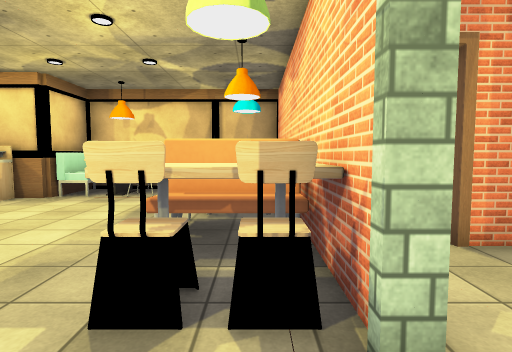
View 1 (above)

24 first-person views from a walk through a 3-D level made in the Unity game engine. The camera is 1.5 m above the floor, tilts 4° down and sees 80° across. Doors are open. The floor is counted in squares, 1 m on a side. Each view is taken from the middle of a square. On the plan, view 1 faces up. The plan holds only what a view shows up to about 15 squares ahead; the rest is blank. The player is left out. Some animated figures are not drawn. Some surface patterns are stand-ins.

View 2
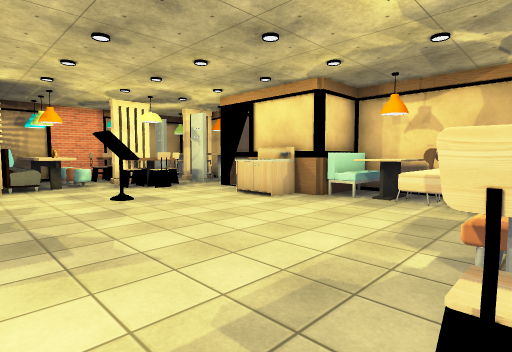

View 3
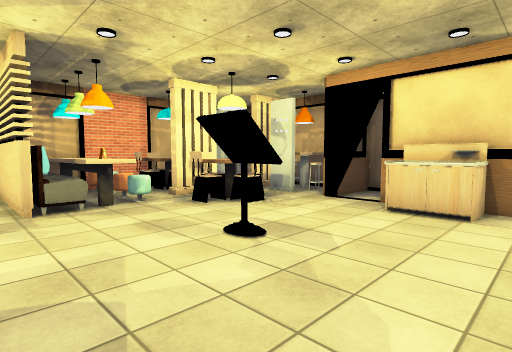

View 4
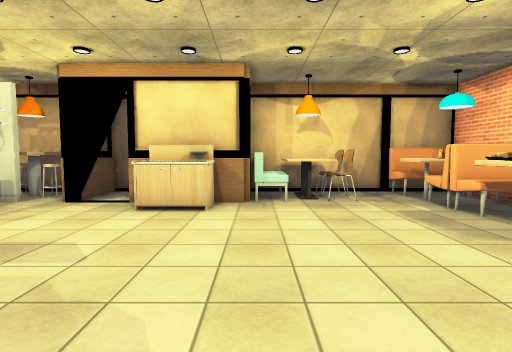

View 5
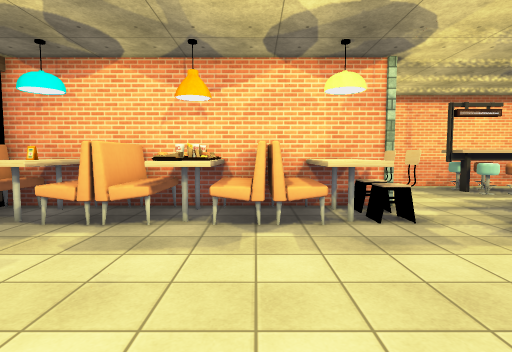

View 6
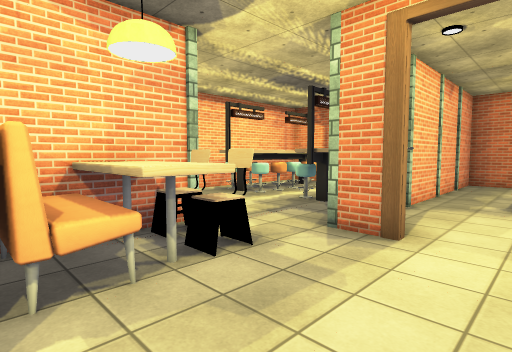

View 7
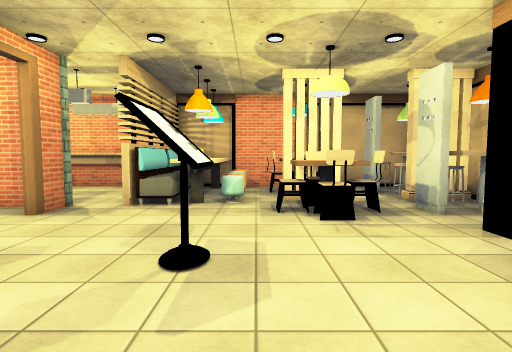

View 8
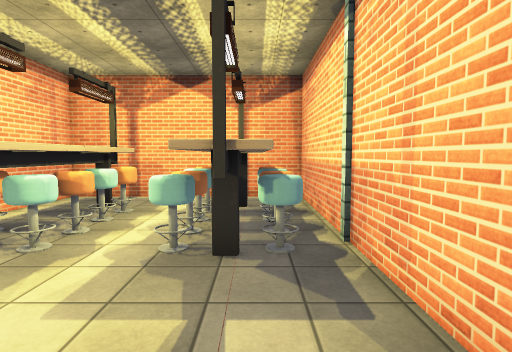

View 9
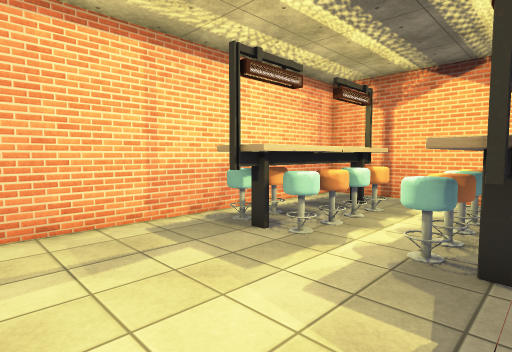

View 10
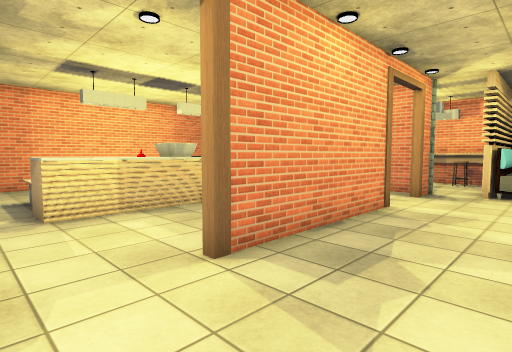

View 11
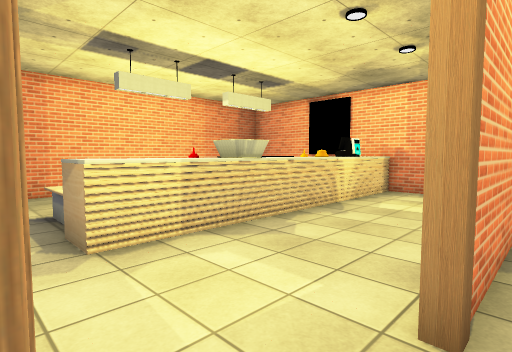

View 12
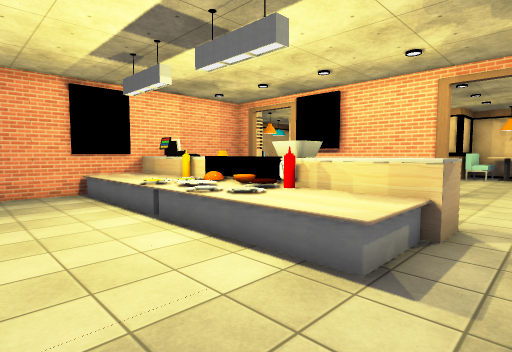

View 13
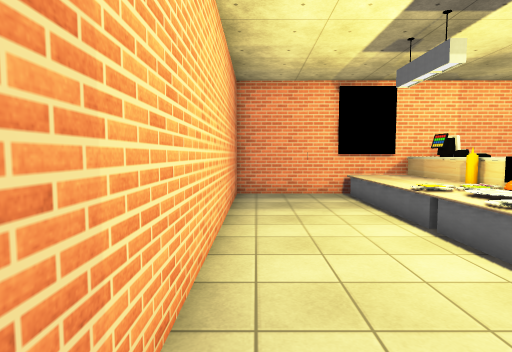

View 14
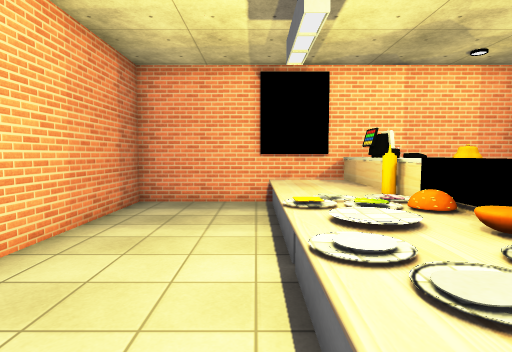

View 15
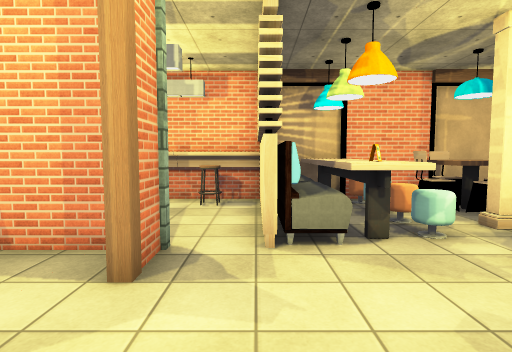

View 16
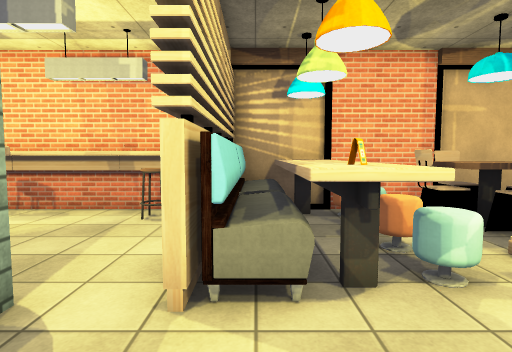

View 17
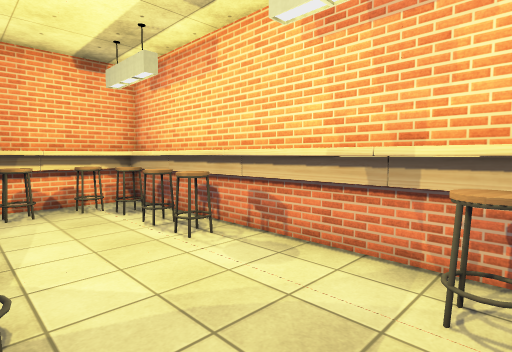

View 18
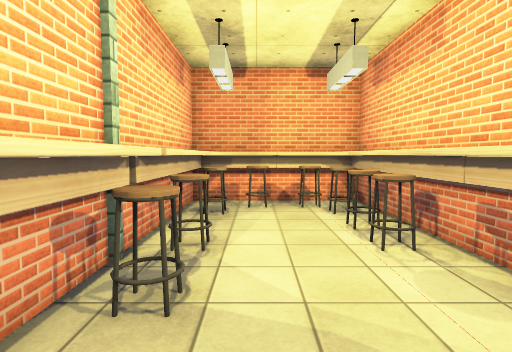

View 19
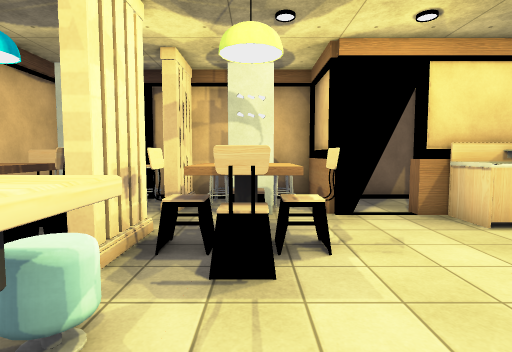

View 20
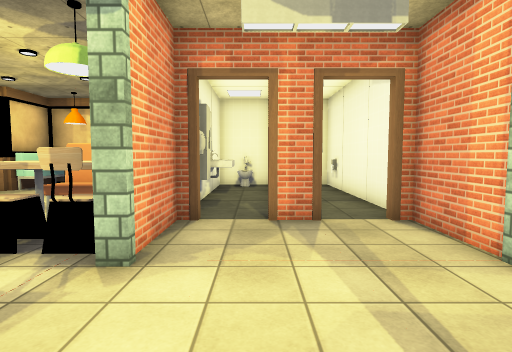

View 21
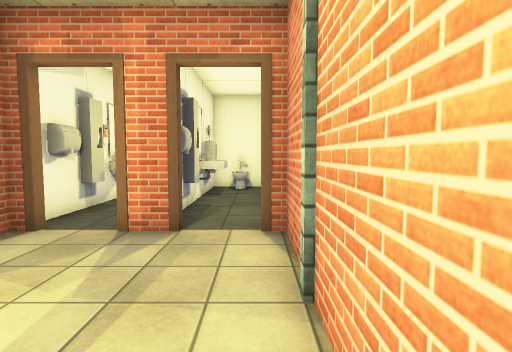

View 22
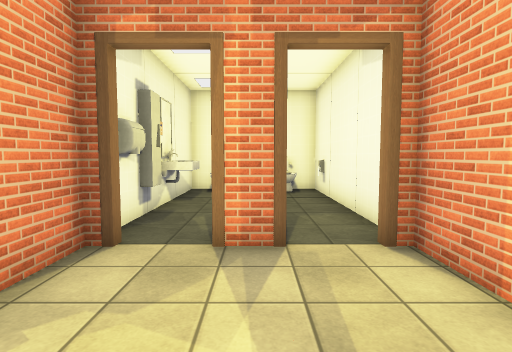

View 23
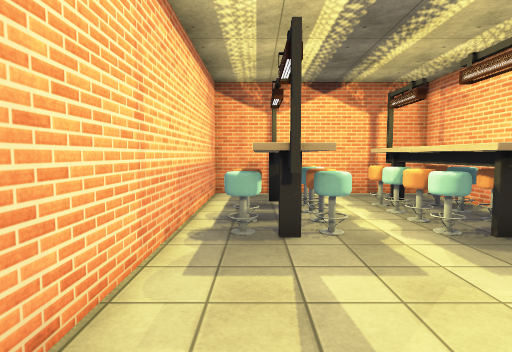

View 24
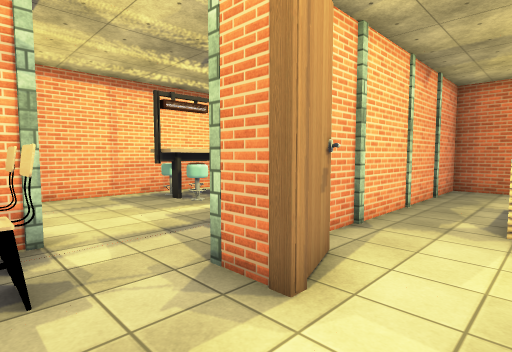

### Floor plan
Points are (right, up) in squares from view 1. A wall is a line through its corners. A room is listed if a view was taken in it or the views show most of it. See-through windows are left out.
Room 1 (views 1, 2, 3, 4, 5, 6, 7, 8, 9, 10, 11, 15, 16, 19, 20, 21, 22, 23, 24)
walls: (-3.1, 0.5) (-2.5, 0.5); (-1.6, -0.4) (-1.6, -8.4); (-7.5, 10.7) (-8.5, 10.7); (-12, 0.5) (-5.6, 0.5); (1, 2.5) (1, 7.5); (-10.1, 10.5) (-11, 10.5); (1.7, 4.9) (1.2, 4.9) (1.2, 2.5); (-10.1, 10.7) (-11, 10.7); (-1.9, -3.6) (-1.9, -2.1); (-11.7, 10.5) (-13.2, 10.5) (-13.2, 13.5) (-18.5, 13.5); (1, 9.5) (1, 13.4); (1.2, 11.1) (1.2, 9.4); (-1.9, 13.5) (-7.2, 13.5) (-7.2, 10.5) (-8.4, 10.5); (4.5, 4.9) (3.2, 4.9); (-14.5, 10.5) (-15.5, 10.5); (-17.1, 2.3) (-15.8, 2.3); (-1.9, -6.5) (-1.9, -5.5); (-17.1, 8.9) (-17.1, 6.9) (-17.5, 6.9); (-1.5, -8.9) (6.6, -8.9) (6.6, 4.9) (6, 4.9); (-18.7, 10.5) (-19.5, 10.5); (-17.1, 13.1) (-17.1, 11.1) (-17.5, 11.1); (-21.4, 13.1) (-21.4, 2.6)
ways out: opening at (-14, 1.3) to room 2; opening at (-4.5, 0) to room 2; open door at (-12, 1.5); open door at (-11.5, 11); open door at (2.5, 5); open door at (5.5, 5)
objects: bench (-21, 3) to (-19, 3); table (-21, 4) to (-16, 4); stool (-21, 5) to (-20, 5); chair (-21, 8) to (-20, 8); chair (-20, 7) to (-19, 7); chair (-20, 9) to (-19, 9); other object (-20, 11) to (-20, 12); other object (-19, 5); chair (-19, 8) to (-18, 8); other object (-19, 11) to (-18, 12); other object (-19, 13) to (-18, 13); bench (-18, 3) to (-16, 3); stool (-18, 5); stool (-17, 5) to (-16, 5); table (-16, 7) to (-15, 9); chair (-16, 8); table (-16, 11) to (-15, 13); stool (-16, 12); other object (-16, 13); chair (-15, 7); chair (-15, 9); chair (-14, 8); stool (-14, 12); other object (-14, 13); other object (-12, 5) to (-11, 5); bin (-10, 9) to (-8, 10); bench (-7, 11) to (-6, 13); table (-5, 11) to (-5, 13); chair (-4, 11) to (-4, 12); chair (-4, 13); pillar (-2, -6); pillar (-2, -3); pillar (-2, 0); table (-2, 4) to (0, 4); bench (-2, 5) to (0, 6); bench (-2, 7) to (0, 7); bench (-2, 8) to (0, 9); bench (-2, 10) to (0, 10); table (-2, 11) to (0, 12); bench (-2, 13) to (0, 13); stool (-1, -6) to (0, -6); stool (-1, -5) to (0, -5); stool (-1, -4) to (0, -4); stool (-1, -3) to (0, -3); chair (-1, 3); table (0, -7) to (1, -7); table (0, -2) to (1, -2); chair (0, 3); stool (1, -6) to (2, -6); stool (1, -5) to (2, -5); stool (1, -4) to (2, -4); stool (1, -3) to (2, -3); pillar (1, 2); table (1, 8); mirror (1, 9); stool (3, -6) to (4, -6); stool (3, -5) to (4, -5); stool (3, -4) to (4, -4); stool (3, -3) to (4, -3); table (4, -7) to (5, -6); table (4, -2) to (5, -2); stool (5, -4); stool (5, -3); pillar (7, 2)
Room 2 (views 12, 13, 14, 17, 18)
walls: (-15.7, -5.5) (-15.7, -6.6); (-15.9, -6.4) (-15.9, -5.4); (-15.7, -8.4) (-15.7, -11.7) (-1.9, -11.7) (-1.9, -6.5); (-15.5, 0.5) (-14.5, 0.5); (-15.7, 2.1) (-20.1, 2.1); (-5.6, 0.3) (-10.6, 0.3); (-21.4, -8.9) (-15.9, -8.9); (-1.9, -5.5) (-1.9, -3.6); (-2.5, -1.1) (-3.1, 0.5)
ways out: opening at (-14, 1.3) to room 1; opening at (-4.5, 0) to room 1
objects: table (-21, -8) to (-21, -7); table (-21, -6) to (-21, -4); table (-21, -3) to (-21, -1); table (-21, 0) to (-21, 2); stool (-20, -8) to (-19, -8); stool (-20, -7); stool (-20, -5); stool (-20, -4); stool (-20, 0) to (-20, 1); stool (-18, -8); table (-17, -8) to (-16, -7); stool (-17, -7); table (-17, -6) to (-16, -4); stool (-17, -4); table (-17, -3) to (-16, -1); stool (-17, -2); other object (-17, 0); pillar (-16, -3); pillar (-16, 1); table (-15, -7) to (-10, -5); other object (-15, -4) to (-14, -4); cash register (-14, -5); other object (-13, -5); other object (-13, -4); other object (-12, -4) to (-10, -4); table (-10, -7) to (-5, -5); other object (-9, -4); other object (-8, -4); other object (-7, -4) to (-5, -4); pillar (-2, -9)

Positions as (right, up) in squares from view 1, and headings:
1: (0, 0), facing up
2: (-1, 1), facing up-left
3: (-7, 1), facing up-left
4: (-7, 1), facing up
5: (-8, 6), facing right
6: (-5, 6), facing down-right
7: (-7, 6), facing left
8: (0, 2), facing down
9: (0, 2), facing down-right
10: (-3, 4), facing down-left
11: (-3, 1), facing down-left
12: (-3, -11), facing up-left
13: (-4, -11), facing left
14: (-6, -8), facing left
15: (-11, 2), facing left
16: (-13, 3), facing left
17: (-17, 1), facing down-left
18: (-18, 1), facing down
19: (-15, 3), facing up
20: (3, -2), facing up
21: (6, -1), facing up
22: (4, 0), facing up
23: (5, 3), facing down
24: (-5, 3), facing down-right
